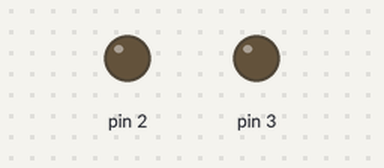
Simulated run of this sketch. Board: Arduino Uno, built with avr-gcc and run on an emulated ATmega328P. On the bench: output pins drawn as LEDs (lit = HIGH).

Above: at 0.6 s.
At 1.7 s:
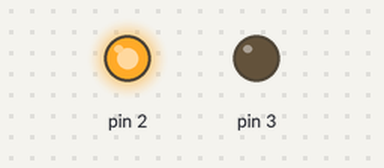
At 2.9 s:
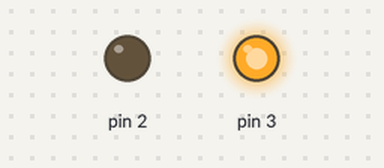
Timing chart, 0 to 7.8 s (numbered marks = the images above):
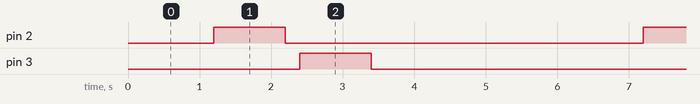

The sketch:

lab1a.ino
```cpp
// C++ code
//
void setup()
{
  pinMode(2, OUTPUT);
  pinMode(3, OUTPUT);
}

void loop()
{
  digitalWrite(1, HIGH);
  delay(1000); // Wait for 1000 millisecond(s)
  digitalWrite(1, LOW);
  delay(200);// Wait for 1000 millisecond(s)

  digitalWrite(2, HIGH);
  delay(1000); // Wait for 1000 millisecond(s)
  digitalWrite(2, LOW);
  delay(200);// Wait for 1000 millisecond(s)

  digitalWrite(3, HIGH);
  delay(1000); // Wait for 1000 millisecond(s)
  digitalWrite(3, LOW);
  delay(200);

  digitalWrite(4, HIGH);
  delay(1000); // Wait for 1000 millisecond(s)
  digitalWrite(4, LOW);
  delay(200);

  digitalWrite(5, HIGH);
  delay(1000); // Wait for 1000 millisecond(s)
  digitalWrite(5, LOW);
  delay(200);

}
```

Measured:
- by itself, pin 2, pin 3: alternates HIGH for 1.0 s and LOW for 5.0 s
- by itself, everything shown: repeats every 6.0 s, in 4 steps
